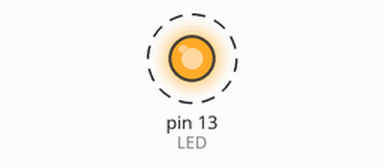
A sketch run on a simulated Arduino Uno, built with avr-gcc and run on an emulated ATmega328P. Parts: output pins drawn as LEDs (lit = HIGH). Dashed ring = blinking. The modem accepts every AT command (registered, SIM ready, sends succeed) and sends nothing else; what the sketch prints to the serial monitor is not drawn.

Above: at 0.5 s.
Timing chart, 0 to 4.6 s (numbered marks = the images above):
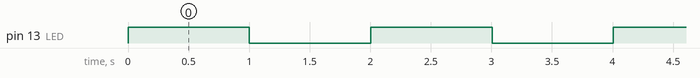

The sketch:

send.ino
```cpp
// Arduino

#include <SoftwareSerial.h>
SoftwareSerial mySerial(0, 1); // RX, TX

int LED = 13;
int count = 0;

void setup(){
  Serial.begin(9600);
  mySerial.begin(9600); // ソフトウェアシリアルの初期化

  pinMode(LED, OUTPUT);
}

void loop(){
  count++;
  Serial.print("counter = ");
  Serial.println(count);

  mySerial.listen();
  mySerial.write(count);

  if((count % 2) == 1){
    digitalWrite(LED, HIGH);
  }else{
    digitalWrite(LED, LOW);
  }
  delay(1000);
}
```

Measured:
- by itself, pin 13 (LED): alternates HIGH for 1.0 s and LOW for 1.0 s
